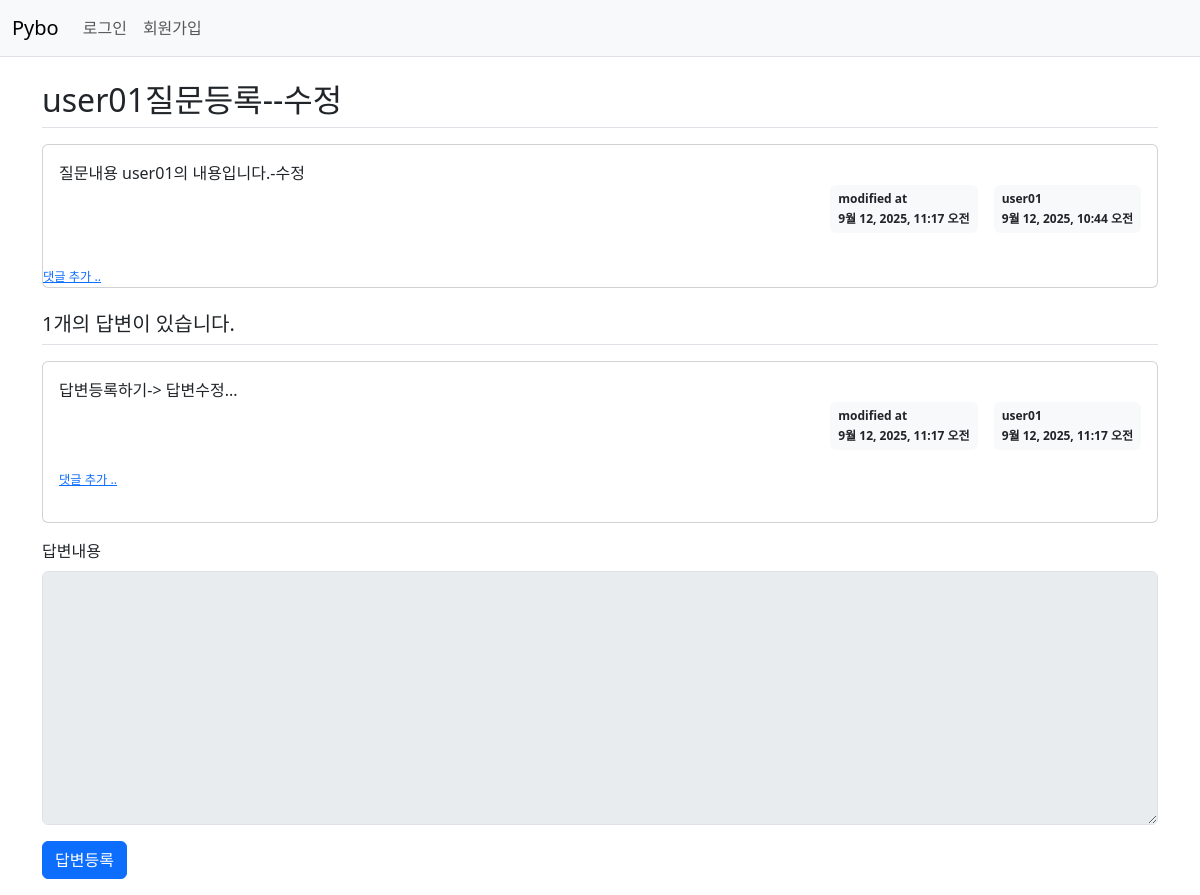
The page /pybo/307/ on the database its author committed.
### pybo/models.py (models this page shows, shortened)
class Question(models.Model):
    author = models.ForeignKey(User, on_delete=models.CASCADE)
    subject = models.CharField(max_length=200)
    content = models.TextField()
    create_date = models.DateTimeField()
    modify_date = models.DateTimeField(null=True, blank=True)

class Answer(models.Model):
    author = models.ForeignKey(User, on_delete=models.CASCADE)
    question = models.ForeignKey(Question, on_delete=models.CASCADE)
    content = models.TextField()
    create_date = models.DateTimeField()
    modify_date = models.DateTimeField(null=True, blank=True)

### pybo/views.py (the view)
# urls.py: path('<int:question_id>/', views.detail, name='detail'),
def detail(request, question_id):
    question = get_object_or_404(Question, pk=question_id) # question_id에 해당하는 객체 추출
    context = {'question': question}
    return render(request, 'pybo/question_detail.html', context)

### templates/pybo/question_detail.html (shortened to what this page needs)
{% extends 'base.html' %}
{% block content %}
<div class="container my-3">
    <h2 class="border-bottom py-2">{{ question.subject }}</h2>
    <div class="card my-3">
        <div class="card-body">
            <div class="card-text" style="white-space: pre-line;">{{ question.content }}</div>
            <div class="d-flex justify-content-end">
                {% if question.modify_date %}
            <div class="badge bg-light text-dark p-2 text-start mx-3">
                <div class="mb-2">modified at</div>
                <div>{{ question.modify_date }}</div>
            </div>
            {% endif %}
                <div class="badge bg-light text-dark p-2 text-start">
                    <div class="mb-2">{{ question.author.username }}</div>
                    <div>{{ question.create_date }}</div>
                </div>
            </div>
        </div>
        <a href="{% url 'pybo:comment_create_question' question.id %}" class="small"><small>댓글  추가 ..</small></a>
    </div>
    <h5 class="border-bottom my-3 py-2">{{question.answer_set.count}}개의 답변이 있습니다.</h5>
    {% for answer in question.answer_set.all %}
    <div class="card my-3">
        <div class="card-body">
            <div class="card-text" style="white-space: pre-line;">{{ answer.content }}</div>
            <div class="d-flex justify-content-end">
            {% if answer.modify_date %}
            <div class="badge bg-light text-dark p-2 text-start mx-3">
                <div class="mb-2">modified at</div>
                <div>{{ answer.modify_date }}</div>
            </div>
            {% endif %}
        <div class="badge bg-light text-dark p-2 text-start">
            <div class="mb-2">{{ answer.author.username }}</div>
            <div>{{ answer.create_date }}</div>
        </div>
    </div>
            <div class="my-3">
             <div>
                 <a href="{% url 'pybo:comment_create_answer' answer.id  %}"
                           class="small"><small>댓글 추가 ..</small></a>
            </div>
        </div>
        </div>
    </div>
    {% endfor %}
    <form action="{% url 'pybo:answer_create' question.id %}" method="post" class="my-3">
        <div class="mb-3">
            <label for="content" class="form-label">답변내용</label>
            <textarea name="content" id="content"
                      {% if not user.is_authenticated %} disabled {% endif %}
                      class="form-control" rows="10"></textarea>
        </div>
        <input type="submit" value="답변등록" class="btn btn-primary">
    </form>
</div>
{% endblock %}

### rows shown on the page
Question: subject "user01질문등록--수정", content "질문내용 user01의 내용입니다.-수정", modify_date "9월 12, 2025, 11:17 오전", author.username "user01", create_date "9월 12, 2025, 10:44 오전", answer_set.count "1"
Answer: content "답변등록하기-> 답변수정...", modify_date "9월 12, 2025, 11:17 오전", author.username "user01", create_date "9월 12, 2025, 11:17 오전"
